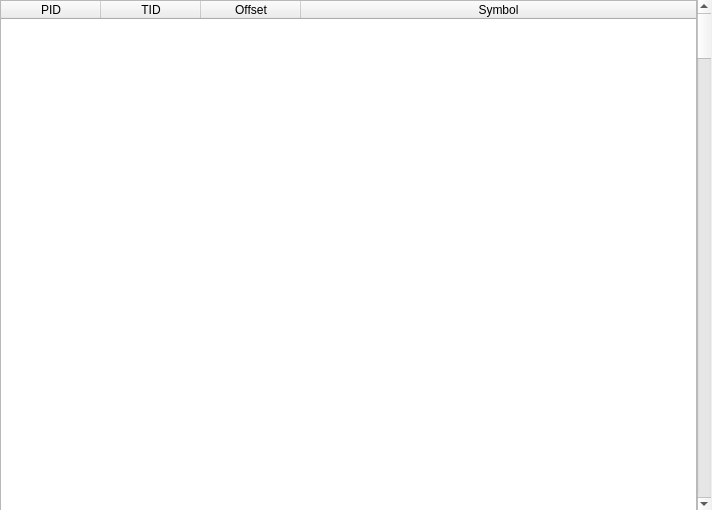
<?xml version="1.0" encoding="UTF-8"?>
<ui version="4.0">
 <class>qtDLGTraceClass</class>
 <widget class="QWidget" name="qtDLGTraceClass">
  <property name="geometry">
   <rect>
    <x>0</x>
    <y>0</y>
    <width>712</width>
    <height>510</height>
   </rect>
  </property>
  <property name="windowTitle">
   <string>[ uintDebugger ] - Trace</string>
  </property>
  <widget class="QWidget" name="horizontalLayoutWidget">
   <property name="geometry">
    <rect>
     <x>0</x>
     <y>0</y>
     <width>711</width>
     <height>511</height>
    </rect>
   </property>
   <layout class="QHBoxLayout" name="horizontalLayout">
    <property name="spacing">
     <number>0</number>
    </property>
    <item>
     <widget class="QTableWidget" name="tblTraceLog">
      <property name="contextMenuPolicy">
       <enum>Qt::CustomContextMenu</enum>
      </property>
      <property name="editTriggers">
       <set>QAbstractItemView::NoEditTriggers</set>
      </property>
      <property name="selectionBehavior">
       <enum>QAbstractItemView::SelectRows</enum>
      </property>
      <attribute name="horizontalHeaderStretchLastSection">
       <bool>true</bool>
      </attribute>
      <attribute name="verticalHeaderVisible">
       <bool>false</bool>
      </attribute>
      <attribute name="verticalHeaderDefaultSectionSize">
       <number>12</number>
      </attribute>
      <attribute name="verticalHeaderHighlightSections">
       <bool>false</bool>
      </attribute>
      <attribute name="verticalHeaderMinimumSectionSize">
       <number>12</number>
      </attribute>
      <column>
       <property name="text">
        <string>PID</string>
       </property>
      </column>
      <column>
       <property name="text">
        <string>TID</string>
       </property>
      </column>
      <column>
       <property name="text">
        <string>Offset</string>
       </property>
      </column>
      <column>
       <property name="text">
        <string>Symbol</string>
       </property>
      </column>
     </widget>
    </item>
    <item>
     <widget class="QScrollBar" name="scrollTrace">
      <property name="sizePolicy">
       <sizepolicy hsizetype="Fixed" vsizetype="Minimum">
        <horstretch>0</horstretch>
        <verstretch>0</verstretch>
       </sizepolicy>
      </property>
      <property name="orientation">
       <enum>Qt::Vertical</enum>
      </property>
     </widget>
    </item>
   </layout>
  </widget>
 </widget>
 <resources/>
 <connections/>
</ui>
